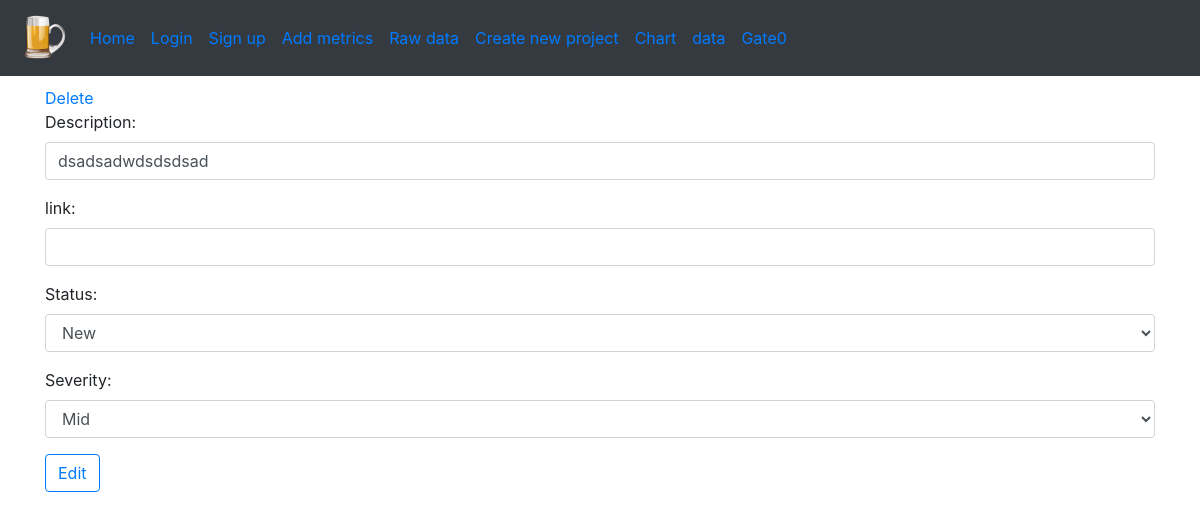
The app's page /issue/edit/1 with its own data.
### spice_status/models/issue_models.py (models this page shows)
class Issue(db.Model):
    id = db.Column(db.Integer, primary_key=True)
    date = db.Column(db.String, default=(datetime.utcnow().strftime("%m/%d/%Y")))
    title = db.Column(db.String)
    description = db.Column(db.String)
    status = db.Column(db.String)
    severity = db.Column(db.String)
    process = db.Column(db.String)
    link = db.Column(db.String, default='')

### spice_status/views/issue_views.py (the view)
@bp_issue.route('/edit/<int:issue_id>', methods=["GET", "POST"])
def edit(issue_id):
    db_item = get_issue_by_id(issue_id)
    form = EditIssueForm(obj=db_item)
    if form.validate_on_submit():
        form.populate_obj(db_item)
        db.session.commit()
        flash(f"Item {issue_id} has been successfully modified", "success")
        return redirect(url_for('main.home'))
    return render_template('edit_item.html', issue=db_item, form=form, issue_id=issue_id)

### spice_status/forms/issue_form.py
class EditIssueForm(FlaskForm):
    description = StringField('Description', validators=[Length(min=15), DataRequired()])
    link = StringField('link')
    status = SelectField('Status', choices=['New', 'Assign', 'WIP', 'In Review', 'Closed'],
                         validators=[DataRequired()])
    severity = SelectField('Severity', choices=['Low', 'Mid', 'High', 'Escalated'],
                           validators=[InputRequired()])
    submit = SubmitField("Edit")

### spice_status/models/issue_models.py (called while the page is built)
def get_issue_by_id(issue_id):
    return Issue.query.filter_by(id=issue_id).first()

### spice_status/templates/edit_item.html
{% extends 'partials/_one_column.html' %}
{% from "macros/form_field_macros.html" import render_field %}
{% block content %}
<a href="{{url_for('issue.delete', issue_id=issue_id)}}">Delete</a>
    {% with enctype = True %}
         {% include 'partials/_form.html' %}
    {% endwith %}
{% endblock %}

### spice_status/templates/macros/form_field_macros.html (shortened to what this page needs)
{% macro render_field(field) %}
<div class="form-group">
    {% with cls = "form-control is-invalid" if field.errors else "form-control" %}
        {%  if field.widget.input_type == "submit" %}
            {% set cls = "btn btn-outline-primary custom-btn" %}
        {% endif %}
        {% if field.widget.input_type == 'checkbox' %}
            {{ field }}
            {{ field.label }}
        {% else %}
            {% if field.widget.input_type != 'hidden' and field.widget.input_type != 'submit' %}
                {{ field.label(class="form-label") }}:
            {% endif %}
            {{ field(class=cls) }}
        {% endif %}
    {% endwith %}
</div>
{% endmacro %}

### records on screen
Issue: description "dsadsadwdsdsdsad" "New" "Mid"

### other values on screen
{{ field.label(class="form-label") }} "Description" "link" "Status" "Severity"
